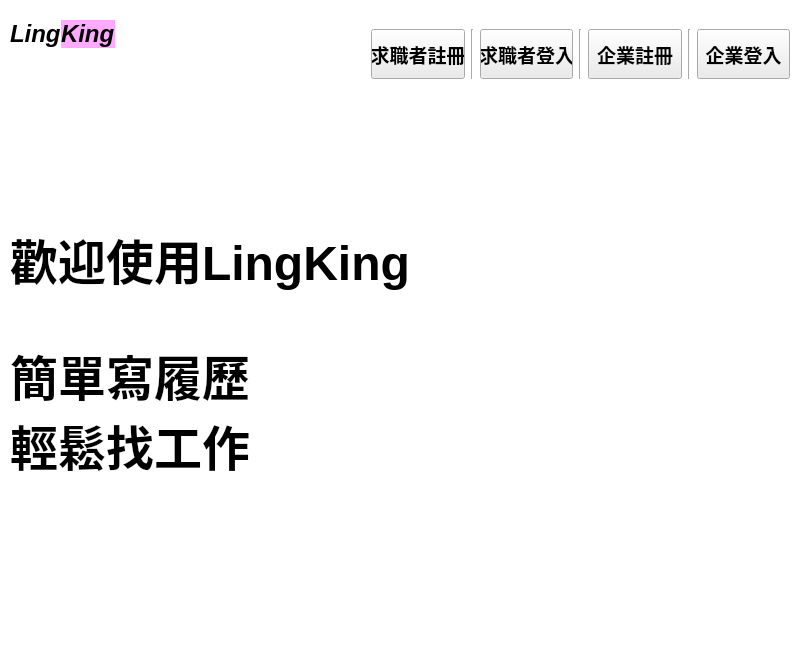
<?xml version="1.0" encoding="UTF-8"?>
<ui version="4.0">
 <class>LingKing</class>
 <widget class="QMainWindow" name="LingKing">
  <property name="geometry">
   <rect>
    <x>0</x>
    <y>0</y>
    <width>800</width>
    <height>625</height>
   </rect>
  </property>
  <property name="windowTitle">
   <string>LingKing</string>
  </property>
  <property name="styleSheet">
   <string notr="true">background-color: rgb(255, 255, 255);</string>
  </property>
  <widget class="QWidget" name="centralwidget">
   <layout class="QGridLayout" name="gridLayout">
    <property name="leftMargin">
     <number>10</number>
    </property>
    <property name="topMargin">
     <number>10</number>
    </property>
    <property name="rightMargin">
     <number>10</number>
    </property>
    <property name="bottomMargin">
     <number>10</number>
    </property>
    <item row="0" column="2" colspan="2">
     <layout class="QVBoxLayout" name="verticalLayout_3">
      <item>
       <layout class="QHBoxLayout" name="horizontalLayout">
        <item>
         <widget class="QPushButton" name="user_join_BTN">
          <property name="sizePolicy">
           <sizepolicy hsizetype="Fixed" vsizetype="Expanding">
            <horstretch>1</horstretch>
            <verstretch>2</verstretch>
           </sizepolicy>
          </property>
          <property name="minimumSize">
           <size>
            <width>50</width>
            <height>25</height>
           </size>
          </property>
          <property name="maximumSize">
           <size>
            <width>150</width>
            <height>50</height>
           </size>
          </property>
          <property name="font">
           <font>
            <pointsize>14</pointsize>
            <weight>75</weight>
            <bold>true</bold>
           </font>
          </property>
          <property name="cursor">
           <cursorShape>PointingHandCursor</cursorShape>
          </property>
          <property name="styleSheet">
           <string notr="true">background-color: rgb(235, 235, 235);</string>
          </property>
          <property name="text">
           <string>求職者註冊</string>
          </property>
          <property name="iconSize">
           <size>
            <width>32</width>
            <height>32</height>
           </size>
          </property>
         </widget>
        </item>
        <item>
         <widget class="Line" name="line_3">
          <property name="orientation">
           <enum>Qt::Vertical</enum>
          </property>
         </widget>
        </item>
        <item>
         <widget class="QPushButton" name="user_login_BTN">
          <property name="sizePolicy">
           <sizepolicy hsizetype="Fixed" vsizetype="Expanding">
            <horstretch>1</horstretch>
            <verstretch>2</verstretch>
           </sizepolicy>
          </property>
          <property name="minimumSize">
           <size>
            <width>50</width>
            <height>25</height>
           </size>
          </property>
          <property name="maximumSize">
           <size>
            <width>150</width>
            <height>50</height>
           </size>
          </property>
          <property name="sizeIncrement">
           <size>
            <width>0</width>
            <height>0</height>
           </size>
          </property>
          <property name="baseSize">
           <size>
            <width>0</width>
            <height>0</height>
           </size>
          </property>
          <property name="font">
           <font>
            <pointsize>14</pointsize>
            <weight>75</weight>
            <bold>true</bold>
           </font>
          </property>
          <property name="cursor">
           <cursorShape>PointingHandCursor</cursorShape>
          </property>
          <property name="layoutDirection">
           <enum>Qt::LeftToRight</enum>
          </property>
          <property name="styleSheet">
           <string notr="true">background-color: rgb(235, 235, 235);</string>
          </property>
          <property name="text">
           <string>求職者登入</string>
          </property>
          <property name="checkable">
           <bool>false</bool>
          </property>
          <property name="autoExclusive">
           <bool>false</bool>
          </property>
         </widget>
        </item>
        <item>
         <widget class="Line" name="line">
          <property name="orientation">
           <enum>Qt::Vertical</enum>
          </property>
         </widget>
        </item>
        <item>
         <widget class="QPushButton" name="company_join_BTN">
          <property name="sizePolicy">
           <sizepolicy hsizetype="Fixed" vsizetype="Expanding">
            <horstretch>1</horstretch>
            <verstretch>2</verstretch>
           </sizepolicy>
          </property>
          <property name="minimumSize">
           <size>
            <width>50</width>
            <height>25</height>
           </size>
          </property>
          <property name="maximumSize">
           <size>
            <width>150</width>
            <height>50</height>
           </size>
          </property>
          <property name="font">
           <font>
            <pointsize>14</pointsize>
            <weight>75</weight>
            <bold>true</bold>
           </font>
          </property>
          <property name="cursor">
           <cursorShape>PointingHandCursor</cursorShape>
          </property>
          <property name="styleSheet">
           <string notr="true">background-color: rgb(235, 235, 235);</string>
          </property>
          <property name="text">
           <string>企業註冊</string>
          </property>
          <property name="iconSize">
           <size>
            <width>32</width>
            <height>32</height>
           </size>
          </property>
         </widget>
        </item>
        <item>
         <widget class="Line" name="line_2">
          <property name="orientation">
           <enum>Qt::Vertical</enum>
          </property>
         </widget>
        </item>
        <item>
         <widget class="QPushButton" name="company_login_BTN">
          <property name="sizePolicy">
           <sizepolicy hsizetype="Fixed" vsizetype="Expanding">
            <horstretch>1</horstretch>
            <verstretch>2</verstretch>
           </sizepolicy>
          </property>
          <property name="minimumSize">
           <size>
            <width>50</width>
            <height>25</height>
           </size>
          </property>
          <property name="maximumSize">
           <size>
            <width>150</width>
            <height>50</height>
           </size>
          </property>
          <property name="sizeIncrement">
           <size>
            <width>0</width>
            <height>0</height>
           </size>
          </property>
          <property name="baseSize">
           <size>
            <width>0</width>
            <height>0</height>
           </size>
          </property>
          <property name="font">
           <font>
            <pointsize>14</pointsize>
            <weight>75</weight>
            <bold>true</bold>
           </font>
          </property>
          <property name="cursor">
           <cursorShape>PointingHandCursor</cursorShape>
          </property>
          <property name="layoutDirection">
           <enum>Qt::LeftToRight</enum>
          </property>
          <property name="styleSheet">
           <string notr="true">background-color: rgb(235, 235, 235);</string>
          </property>
          <property name="text">
           <string>企業登入</string>
          </property>
          <property name="checkable">
           <bool>false</bool>
          </property>
          <property name="autoExclusive">
           <bool>false</bool>
          </property>
         </widget>
        </item>
       </layout>
      </item>
      <item>
       <spacer name="verticalSpacer_3">
        <property name="orientation">
         <enum>Qt::Vertical</enum>
        </property>
        <property name="sizeType">
         <enum>QSizePolicy::Fixed</enum>
        </property>
        <property name="sizeHint" stdset="0">
         <size>
          <width>20</width>
          <height>120</height>
         </size>
        </property>
       </spacer>
      </item>
     </layout>
    </item>
    <item row="0" column="0">
     <layout class="QVBoxLayout" name="verticalLayout_2">
      <item>
       <spacer name="verticalSpacer_2">
        <property name="orientation">
         <enum>Qt::Vertical</enum>
        </property>
        <property name="sizeType">
         <enum>QSizePolicy::Fixed</enum>
        </property>
        <property name="sizeHint" stdset="0">
         <size>
          <width>20</width>
          <height>10</height>
         </size>
        </property>
       </spacer>
      </item>
      <item>
       <layout class="QHBoxLayout" name="horizontalLayout_2">
        <property name="spacing">
         <number>0</number>
        </property>
        <item>
         <widget class="QLabel" name="label_4">
          <property name="enabled">
           <bool>true</bool>
          </property>
          <property name="sizePolicy">
           <sizepolicy hsizetype="Fixed" vsizetype="Fixed">
            <horstretch>1</horstretch>
            <verstretch>0</verstretch>
           </sizepolicy>
          </property>
          <property name="font">
           <font>
            <pointsize>18</pointsize>
            <weight>75</weight>
            <italic>true</italic>
            <bold>true</bold>
            <strikeout>false</strikeout>
           </font>
          </property>
          <property name="text">
           <string>Ling</string>
          </property>
          <property name="textFormat">
           <enum>Qt::PlainText</enum>
          </property>
          <property name="wordWrap">
           <bool>false</bool>
          </property>
         </widget>
        </item>
        <item>
         <widget class="QLabel" name="label_5">
          <property name="sizePolicy">
           <sizepolicy hsizetype="Fixed" vsizetype="Fixed">
            <horstretch>1</horstretch>
            <verstretch>0</verstretch>
           </sizepolicy>
          </property>
          <property name="font">
           <font>
            <pointsize>18</pointsize>
            <weight>75</weight>
            <italic>true</italic>
            <bold>true</bold>
           </font>
          </property>
          <property name="styleSheet">
           <string notr="true">background-color: rgb(255, 170, 255)</string>
          </property>
          <property name="text">
           <string>King</string>
          </property>
         </widget>
        </item>
        <item>
         <spacer name="horizontalSpacer_4">
          <property name="orientation">
           <enum>Qt::Horizontal</enum>
          </property>
          <property name="sizeType">
           <enum>QSizePolicy::Expanding</enum>
          </property>
          <property name="sizeHint" stdset="0">
           <size>
            <width>120</width>
            <height>20</height>
           </size>
          </property>
         </spacer>
        </item>
       </layout>
      </item>
      <item>
       <spacer name="verticalSpacer_5">
        <property name="orientation">
         <enum>Qt::Vertical</enum>
        </property>
        <property name="sizeType">
         <enum>QSizePolicy::Fixed</enum>
        </property>
        <property name="sizeHint" stdset="0">
         <size>
          <width>20</width>
          <height>170</height>
         </size>
        </property>
       </spacer>
      </item>
     </layout>
    </item>
    <item row="0" column="1">
     <spacer name="horizontalSpacer_2">
      <property name="orientation">
       <enum>Qt::Horizontal</enum>
      </property>
      <property name="sizeType">
       <enum>QSizePolicy::Fixed</enum>
      </property>
      <property name="sizeHint" stdset="0">
       <size>
        <width>80</width>
        <height>20</height>
       </size>
      </property>
     </spacer>
    </item>
    <item row="1" column="0" colspan="4">
     <layout class="QHBoxLayout" name="horizontalLayout_3">
      <item>
       <layout class="QVBoxLayout" name="verticalLayout">
        <item>
         <widget class="QLabel" name="label_3">
          <property name="font">
           <font>
            <pointsize>36</pointsize>
            <weight>75</weight>
            <bold>true</bold>
           </font>
          </property>
          <property name="text">
           <string>歡迎使用LingKing</string>
          </property>
         </widget>
        </item>
        <item>
         <spacer name="verticalSpacer">
          <property name="orientation">
           <enum>Qt::Vertical</enum>
          </property>
          <property name="sizeType">
           <enum>QSizePolicy::Fixed</enum>
          </property>
          <property name="sizeHint" stdset="0">
           <size>
            <width>20</width>
            <height>40</height>
           </size>
          </property>
         </spacer>
        </item>
        <item>
         <widget class="QLabel" name="label_2">
          <property name="font">
           <font>
            <pointsize>36</pointsize>
            <weight>75</weight>
            <bold>true</bold>
           </font>
          </property>
          <property name="text">
           <string>簡單寫履歷
輕鬆找工作</string>
          </property>
          <property name="scaledContents">
           <bool>false</bool>
          </property>
          <property name="wordWrap">
           <bool>true</bool>
          </property>
         </widget>
        </item>
       </layout>
      </item>
      <item>
       <spacer name="horizontalSpacer">
        <property name="orientation">
         <enum>Qt::Horizontal</enum>
        </property>
        <property name="sizeType">
         <enum>QSizePolicy::Fixed</enum>
        </property>
        <property name="sizeHint" stdset="0">
         <size>
          <width>150</width>
          <height>20</height>
         </size>
        </property>
       </spacer>
      </item>
      <item>
       <widget class="QLabel" name="label">
        <property name="text">
         <string/>
        </property>
        <property name="pixmap">
         <pixmap>headhunting.png</pixmap>
        </property>
       </widget>
      </item>
     </layout>
    </item>
    <item row="2" column="3">
     <spacer name="verticalSpacer_4">
      <property name="orientation">
       <enum>Qt::Vertical</enum>
      </property>
      <property name="sizeType">
       <enum>QSizePolicy::Fixed</enum>
      </property>
      <property name="sizeHint" stdset="0">
       <size>
        <width>20</width>
        <height>160</height>
       </size>
      </property>
     </spacer>
    </item>
   </layout>
  </widget>
 </widget>
 <resources/>
 <connections/>
</ui>
